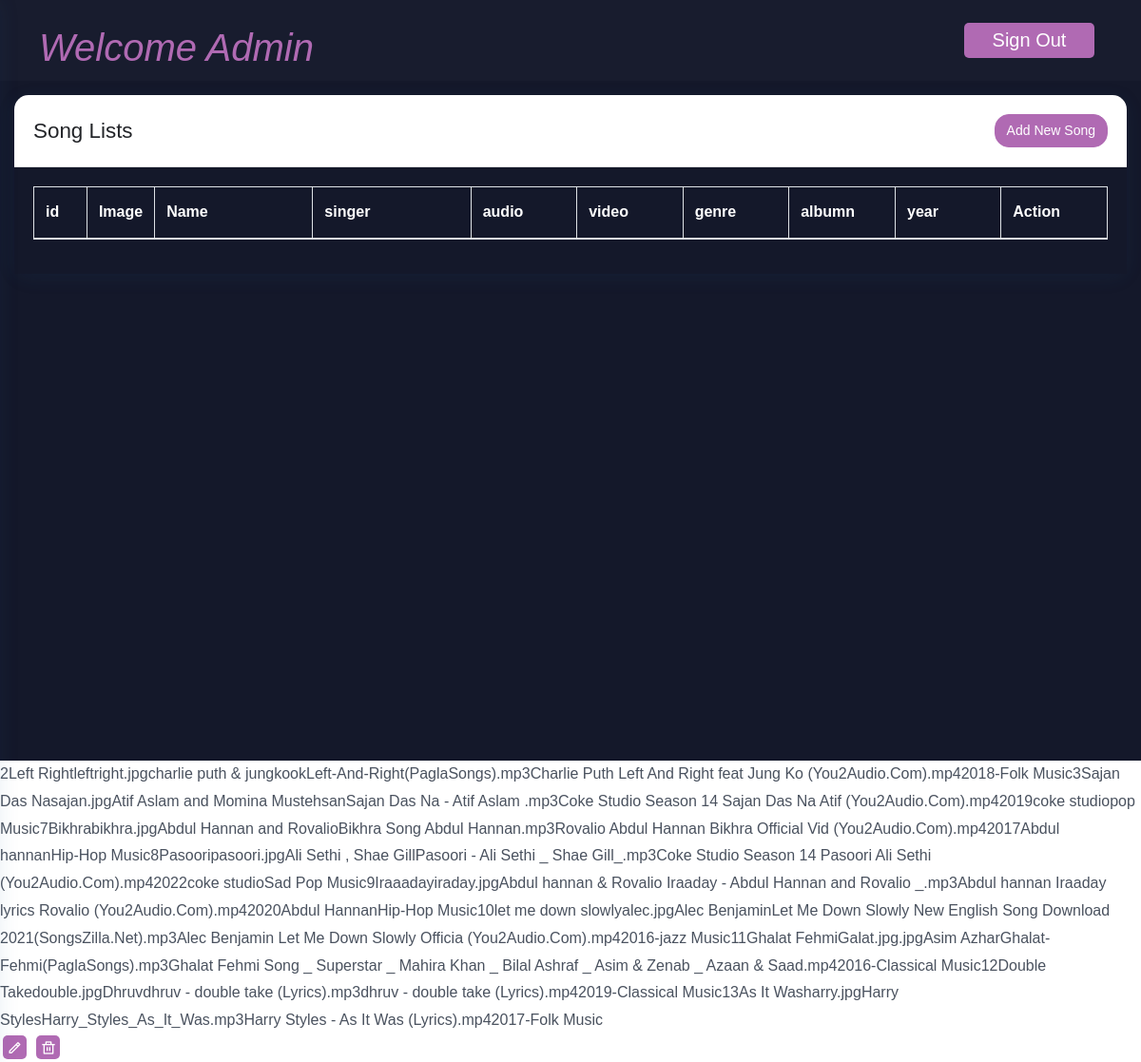
The app's page /admin/music1.php (signed in) with its own data.
### tables this page shows
CREATE TABLE `music` (
  `id` int(11) NOT NULL,
  `name` varchar(30) NOT NULL,
  `img` varchar(100) NOT NULL,
  `audio` varchar(100) NOT NULL,
  `video` varchar(100) NOT NULL,
  `singer` varchar(50) NOT NULL,
  `year` varchar(50) NOT NULL,
  `album` varchar(50) NOT NULL,
  `genre` varchar(50) NOT NULL,
  `type` varchar(30) NOT NULL
);

### admin/music1.php (the view, shortened to what this page needs)
<!DOCTYPE html>
<html lang="en">
<head>
</head>
<body>
<?php include "header.php"?>
<?php include "connect.php"?>
   <div id="content-page" class="content-page" style="background-color:#14182a;" >
         <div class="container-fluid">
            <div class="row">
               <div class="col-sm-12">
                  <div class="iq-card">
                     <div class="iq-card-header d-flex justify-content-between">
                        <div class="iq-header-title">
                           <h4 class="card-title">Song Lists</h4>
                        </div>
                        <div class="iq-card-header-toolbar d-flex align-items-center">
                           <a href="addsong.php" class="btn btn-primary">Add New Song</a>
                        </div>
                     </div>
                     <div class="iq-card-body" style="background-color:#14182a;">
                        <div class="table-responsive">
                           <table class="data-tables table table-striped table-bordered" style="width:100%">
                              <thead>
                                 <tr>
                                    <th style="width: 5%;color:white;">id</th>
                                    <th style="width: 5%;color:white;">Image</th>
                                    <th style="width: 15%;color:white;"> Name</th>
                                    <th style="width: 15%;color:white;">singer</th>
                                    <th style="width: 10%;color:white;">audio</th>
                                    <th style="width: 10%;color:white;">video</th>
                                    <th style="width: 10%;color:white;">genre</th>
                                    <th style="width: 10%;color:white;">albumn</th>
                                    <th style="width: 10%;color:white;">year</th>
                                    <th style="width: 10%;color:white;">Action</th>
                                 </tr>
                              </thead>
                           </table>
                        </div>
                     </div>
                  </div>
               </div>
            </div>
         </div>
      </div>
</body>
</html>
<?php
$sel = mysqli_query ($con,"select * from music");
$row = mysqli_num_rows($sel);
if($row > 0)
{
   while($row=mysqli_fetch_assoc($sel))
   {
      echo "<tr>";
      echo "<td>" . $row['id'] . "</td>";
      echo "<td>" . $row['name'] . "</td>";
      echo "<td>" . $row['img'] . "</td>";
      echo "<td>" . $row['singer'] . "</td>";
      echo "<td>" . $row['audio'] . "</td>";
      echo "<td>" . $row['video'] . "</td>";
      echo "<td>" . $row['year'] . "</td>";
      echo "<td>" . $row['album'] . "</td>";
      echo "<td>" . $row['genre'] . "</td>";
  echo "</tr>";
   }
?>
<tbody>
<div class="flex align-items-center list-user-action">
<a class="bg-primary" data-toggle="tooltip" data-placement="top" title="" data-original-title="Edit" href="admin-add-category.html"><i class="ri-pencil-line"></i></a>
<a class="bg-primary" data-toggle="tooltip" data-placement="top" title="" data-original-title="Delete" href="#"><i class="ri-delete-bin-line"></i></a>
</div>
<?php
}
?>

### admin/css/typography.css (style rules this page uses)
body { font-family: 'Poppins', sans-serif;font-weight: 400; font-style: normal; font-size: 16px; line-height: 1.8; padding: 0; margin: 0; color: var(--iq-body-text); background: var(--iq-body-bg); }
a, .btn { -webkit-transition: all 0.5s ease-out 0s; -moz-transition: all 0.5s ease-out 0s; -ms-transition: all 0.5s ease-out 0s; -o-transition: all 0.5s ease-out 0s; transition: all 0.5s ease-out 0s; }
a, button, input, btn { outline: medium none !important; }
a { color: var(--iq-primary); }
h1, h2, h3, h4, h5, h6 { font-family: 'Poppins', sans-serif; font-weight: 500; margin: 0px; line-height: 1.5; color: var(--iq-title-text); }
h4 { font-size: 1.400em; }
.table td, .table th { vertical-align: middle; }
.bg-primary, .badge-primary { color: var(--iq-white); background: var(--iq-primary) !important; }
.iq-card { background: var(--iq-light-card); -webkit-border-radius: 15px; -moz-border-radius: 15px; border-radius: 15px; margin-bottom: 30px; border: none; -webkit-box-shadow: 0px 4px 20px 0px rgba(44, 101, 144, 0.1); box-shadow: 0px 4px 20px 0px rgba(44, 101, 144, 0.1); }
.iq-card-body { padding: 20px; }
.iq-card .iq-card-header { padding:20px; -ms-flex-align: center !important; align-items: center !important;border-bottom: 1px solid var(--iq-border-light); }
.iq-card .iq-card-header .iq-header-title { display: inline-block; align-self: center !important; }
.iq-card .iq-card-header .iq-header-title .card-title { margin-bottom: 0; }
.btn { font-size: 14px; border-radius: 15px; }
.btn-primary { background: var(--iq-primary); border-color: var(--iq-primary); }

### admin/css/variable.css (style rules this page uses)
:root { --iq-title-text: #222428; --iq-body-text:#4a525f; --iq-body-header:#FBFCFF; --iq-body-bg: #ffffff; --iq-primary: #b06ab3; --iq-secondary: #a09e9e; --iq-success: #1ee2ac; --iq-warning: #ffdd31; --iq-danger: #b06ab3; --iq-info: #00d0ff; --iq-dark: #01041b; --iq-light: #ccced2; --iq-white: #ffffff; --iq-black: #4a525f; --iq-gray: #c2c2c2; --iq-close: #b06ab3; --iq-search: #b4a4ff; --iq-light-primary: #fcd9d8; --iq-light-secondary: #f1f2f1; --iq-light-success: #e1fff7; --iq-light-danger: #ffe4dc; --iq-light-warning: #fefaee; --iq-light-info: #f4f0ff; --iq-light-dark: #f0efef; --iq-light-close: #ffdbdb; --iq-light-menu: #9f8bf6; --iq-light-search: #5b43c7; --iq-light-hover: #b8b9bc; --iq-primary-hover: #b06ab3; --iq-secondary-hover: #5b5959; --iq-success-hover: #0ce1a6; --iq-danger-hover: #b06ab3; --iq-warning-hover: #ffdb23; --iq-info-hover: #03b6de; --iq-dark-hover: #00020f; --iq-border-light: #DFDFDF; --iq-border-danger: #b06ab3; --iq-light-card: #ffffff; --iq-primary-rgb: 100, 114, 248; --iq-border-radius:0px 15px; --iq-bg-gray:#f8f8fd; --iq-hover:#b06ab3; --iq-color1: #4e37b2; --iq-color2: #02d871; --iq-color3: #309cf3; --iq-color4: #ff00ff; --iq-color5: #b06ab3; --iq-color6: #00ced1; --iq-color7: #b06ab3; --iq-color8: #fde117; --iq-color9: #b06ab3; --iq-color10: #88028c; --iq-color11: #00d5ab; --iq-color12: #ce9252; --iq-color13: #f9ae02; --iq-color14: #1e7fe4; --iq-color15: #006400; --iq-color16:#b06ab3; --iq-color17: #81bf02; --iq-color18: #99a7ca; --iq-color19: #3d2a26; --iq-color20: #a0746b; }

### admin/css/responsive.css (style rules this page uses)
@media (max-width:1299px) { .content-page, body.sidebar-main .content-page { margin-left: 0; padding: 100px 0 100px; } }

### records on screen
music: id "2", name "Left Right", img "leftright.jpg", singer "charlie puth & jungkook", audio "Left-And-Right(PaglaSongs).mp3", video "Charlie Puth Left And Right feat Jung Ko (You2Audio.Com).mp4", year "2018", album "-", genre "Folk Music"
music: id "3", name "Sajan Das Na", img "sajan.jpg", singer "Atif Aslam and Momina Mustehsan", audio "Sajan Das Na - Atif Aslam .mp3", video "Coke Studio Season 14 Sajan Das Na Atif (You2Audio.Com).mp4", year "2019", album "coke studio", genre "pop Music"
music: id "7", name "Bikhra", img "bikhra.jpg", singer "Abdul Hannan and Rovalio", audio "Bikhra Song Abdul Hannan.mp3", video "Rovalio Abdul Hannan Bikhra Official Vid (You2Audio.Com).mp4", year "2017", album "Abdul hannan", genre "Hip-Hop Music"
music: id "8", name "Pasoori", img "pasoori.jpg", singer "Ali Sethi , Shae Gill", audio "Pasoori - Ali Sethi _ Shae Gill_.mp3", video "Coke Studio Season 14 Pasoori Ali Sethi (You2Audio.Com).mp4", year "2022", album "coke studio", genre "Sad Pop Music"
music: id "9", name "Iraaaday", img "iraday.jpg", singer "Abdul hannan & Rovalio", audio "Iraaday - Abdul Hannan and Rovalio _.mp3", video "Abdul hannan Iraaday lyrics Rovalio (You2Audio.Com).mp4", year "2020", album "Abdul Hannan", genre "Hip-Hop Music"
music: id "10", name "let me down slowly", img "alec.jpg", singer "Alec Benjamin", audio "Let Me Down Slowly New English Song Download 2021(SongsZilla.Net).mp3", video "Alec Benjamin Let Me Down Slowly Officia (You2Audio.Com).mp4", year "2016", album "-", genre "jazz Music"
music: id "11", name "Ghalat Fehmi", img "Galat.jpg.jpg", singer "Asim Azhar", audio "Ghalat-Fehmi(PaglaSongs).mp3", video "Ghalat Fehmi Song _ Superstar _ Mahira Khan _ Bilal Ashraf _ Asim & Zenab _ Azaan & Saad.mp4", year "2016", album "-", genre "Classical Music"
music: id "12", name "Double Take", img "double.jpg", singer "Dhruv", audio "dhruv - double take (Lyrics).mp3", video "dhruv - double take (Lyrics).mp4", year "2019", album "-", genre "Classical Music"
music: id "13", name "As It Was", img "harry.jpg", singer "Harry Styles", audio "Harry_Styles_As_It_Was.mp3", video "Harry Styles - As It Was (Lyrics).mp4", year "2017", album "-", genre "Folk Music"

### other values on screen
$_SESSION['name'] "Admin"
